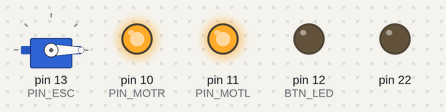
A sketch run on a simulated Arduino Uno, built with avr-gcc and run on an emulated ATmega328P. Parts: servo, output pins drawn as LEDs (lit = HIGH).

Above: at 0.1 s.
At 1.7 s:
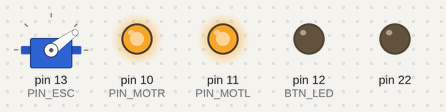
At 6.5 s:
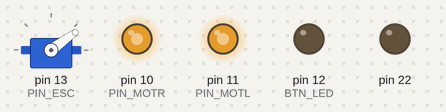
At 13.0 s:
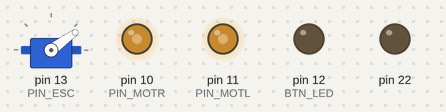
At 19.4 s:
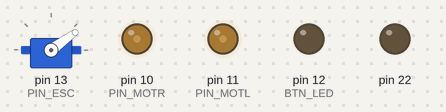
At 25.9 s:
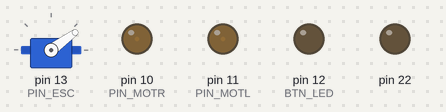
Timing chart, 0 to 40.0 s (numbered marks = the images above):
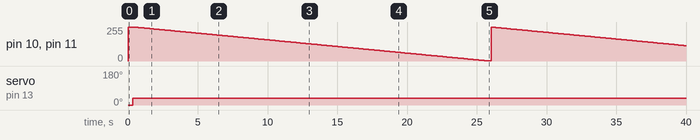

Measured:
- by itself, servo on pin 13 (PIN_ESC): 0° → 36° at 0.35 s
- by itself, pin 10 (PIN_MOTR), pin 11 (PIN_MOTL): 255/255 → 254/255 at 0.45 s, → 253/255 0.10 s later, → 252/255 0.10 s later, → 251/255 0.10 s later, … (394 changes in this stretch)

The sketch:

seguidor_ultimate.ino
```cpp
#include <avr/interrupt.h>
#include <Servo.h>
Servo turbina;

#define PIN_ESC     13
#define PIN_MOTR    10
#define PWM_R       OCR1B
#define PIN_MOTL    11
#define PWM_L       OCR2A
#define BTN_LED     12

const int maxPulse = 2000;
const int minPulse = 1000;

void setup() {
  // put your setup code here, to run once:
  setupPWM();
  ADCSRA &= ~(1 << ADEN);

  pinMode(BTN_LED, INPUT);
  DDRB |= (1 << 6);
  turbina.attach(PIN_ESC, minPulse, maxPulse);
  InitESC();
  while (digitalRead(BTN_LED));
  delay(200);
  turbina.write(1200);
  pinMode(BTN_LED, OUTPUT);
  digitalWrite(12, LOW);
}

void loop() {
  for (int i = 0; i < 256; i++) {
    setSpeeds(i, i);
    delay(100);
  }
  // setSpeeds(70,0);
  //delay(10000);
  //setSpeeds(0,70);
  //delay(10000);
}

void setupPWM() {
  DDRB |= _BV(2) | _BV(3);
  //Fast PWM de 8 bits WGM12 = 1 WGM10 = 1
    TCCR1A = _BV(COM1B1) | _BV(COM1B0)  | _BV(WGM10); //Activa FastPWM 8 bits
    TCCR1B |= _BV(WGM12) | _BV(CS11); //Prescaler de 8 Fpwm = 4KHz
  //  //Fast PWM
  TCCR2A = _BV(COM2A0) | _BV(COM2A1) | //Configura modo invertido
           _BV(WGM21) | _BV(WGM20); //Activa Fast PWM
  TCCR2B = _BV(CS21); //prescaler 8 Fpwm = 4KHz
  PORTB |= (1 << 2) | (1 << 3);
}
static inline void setSpeeds(unsigned char left, unsigned char right) {
  if (left == 0) PORTB |= (1 << 3);
  else if (left == 0xFF) PORTB &= ~(1 << 3);
  else PWM_L = left;
  if (right == 0) PORTB |= (1 << 2);
  else if (right == 0xFF) PORTB &= ~(1 << 2);
  else {
    //    DDRB |= _BV(2);
    //    TCCR1A = _BV(COM1B1) | _BV(COM1B0) ;
    //    PWM_R = right;
    analogWrite(10, right);
  }
}
void InitESC() {
  turbina.write(0);
  delay(150);
  turbina.write(0);
}
```
